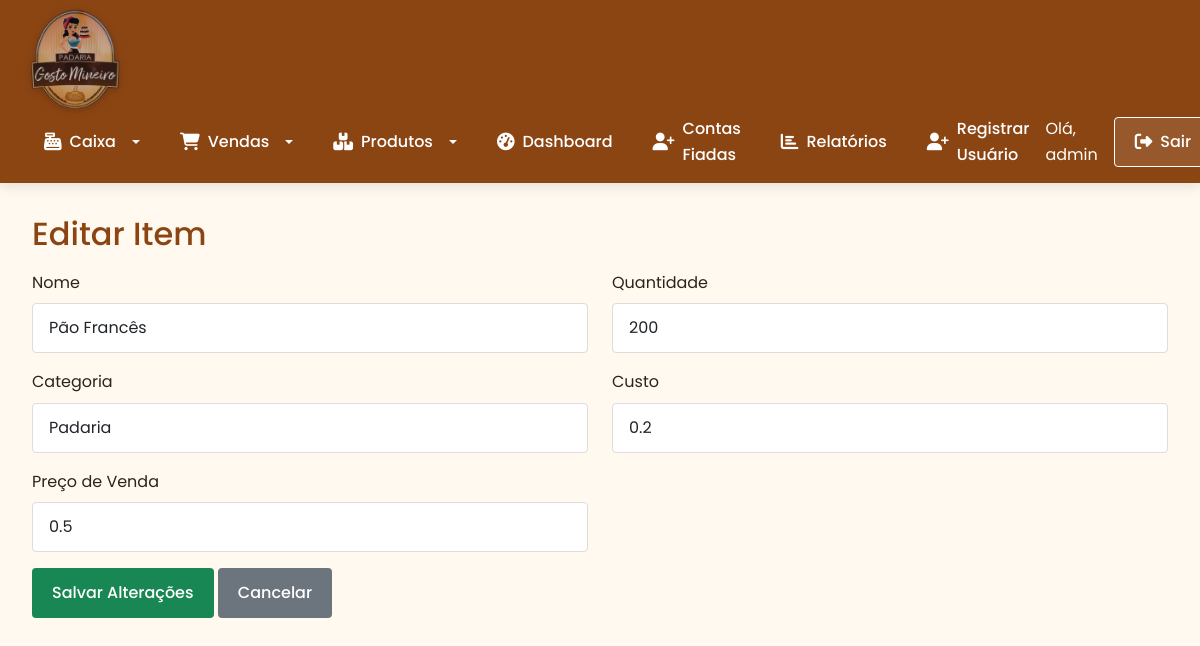
The app's page /editar_item/3 (signed in), older data.
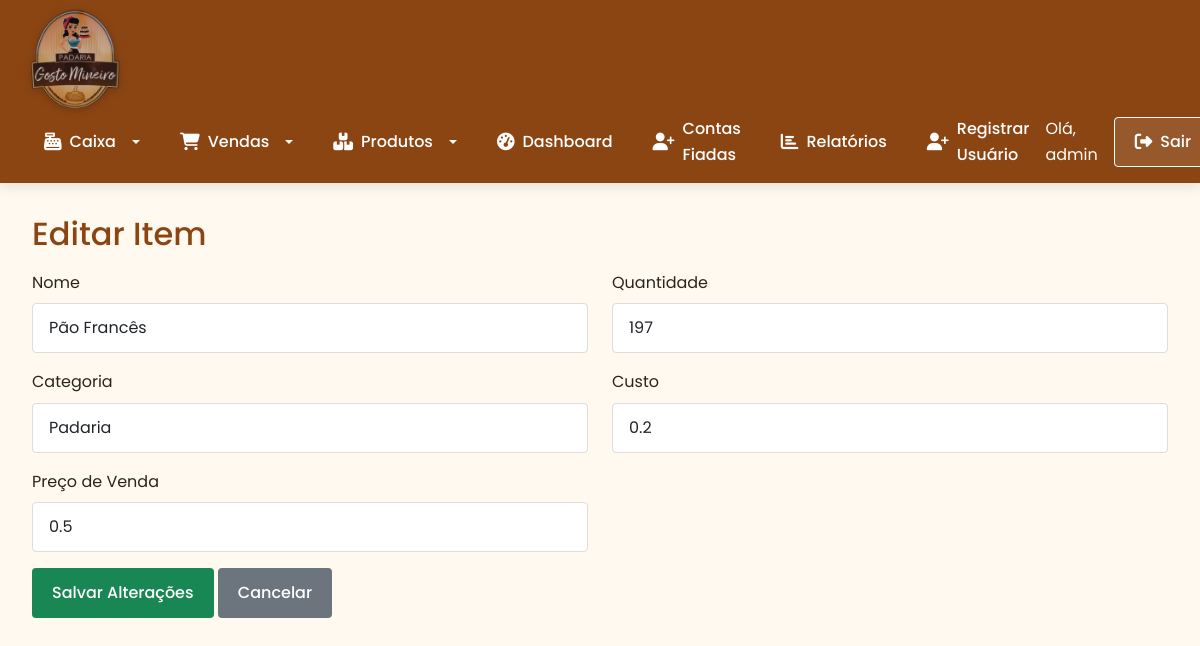
The same page, newer data.
### tables this page shows
CREATE TABLE itens (
    id INTEGER PRIMARY KEY AUTOINCREMENT,
    nome TEXT NOT NULL,
    quantidade INTEGER NOT NULL,
    categoria TEXT NOT NULL,
    custo REAL NOT NULL,
    venda REAL NOT NULL
);

### app.py (the view, shortened to what this page needs)
@app.route('/editar_item/<int:item_id>', methods=['GET', 'POST'])
@login_required
def editar_item(item_id):
    db = get_db()
    item = db.execute('SELECT * FROM itens WHERE id = ?', (item_id,)).fetchone()
    if not item:
        flash("Item não encontrado.")
        return redirect(url_for('estoque'))
    return render_template('editar_item.html', item=item)

### app.py (called while the page is built)
@app.before_request
def make_session_permanent():
    session.permanent = True  # Ativa expiração da sessão

@login_manager.user_loader
def load_user(user_id):
    db = get_db()
    cur = db.execute('SELECT * FROM usuarios WHERE id = ?', (user_id,))
    user = cur.fetchone()
    if user:
        return User(user[0], user[1], user[3])
    return None

### database.py (called while the page is built)
def get_db():
    db = getattr(g, '_database', None)
    if db is None:
        db = g._databse = sqlite3.connect(DATABASE)
        db.row_factory = sqlite3.Row
    return db

def close_connection(exception):
    db = getattr(g, '_database', None)
    if db is not None:
        db.close()

### templates/editar_item.html (shortened to what this page needs)
{% extends "base.html" %}
{% block content %}
<h2>Editar Item</h2>
<form method="POST">
    <div class="row mb-3">
        <div class="col-md-6">
            <label class="form-label" for="nome">Nome</label>
            <input type="text" name="nome" id="nome" value="{{ item[1] }}" class="form-control" required>
        </div>
        <div class="col-md-6">
            <label class="form-label" for="quantidade">Quantidade</label>
            <input type="number" name="quantidade" id="quantidade" value="{{ item[2] }}" class="form-control" required>
        </div>
    </div>
    <div class="row mb-3">
        <div class="col-md-6">
            <label class="form-label" for="categoria">Categoria</label>
            <input type="text" name="categoria" id="categoria" value="{{ item[3] }}" class="form-control" required>
        </div>
        <div class="col-md-6">
            <label class="form-label" for="custo">Custo</label>
            <input type="number" step="0.01" name="custo" id="custo" value="{{ item[4] }}" class="form-control" required>
        </div>
    </div>
    <div class="row mb-3">
        <div class="col-md-6">
            <label class="form-label" for="venda">Preço de Venda</label>
            <input type="number" step="0.01" name="venda" id="venda" value="{{ item[5] }}" class="form-control" required>
        </div>
    </div>
    <button type="submit" class="btn btn-success">Salvar Alterações</button>
    <a href="{{ url_for('estoque') }}" class="btn btn-secondary">Cancelar</a>
</form>
{% endblock %}

Row changes from the older to the newer data that the page shows:
changed itens "Pão Francês": quantidade "200" → "197"
